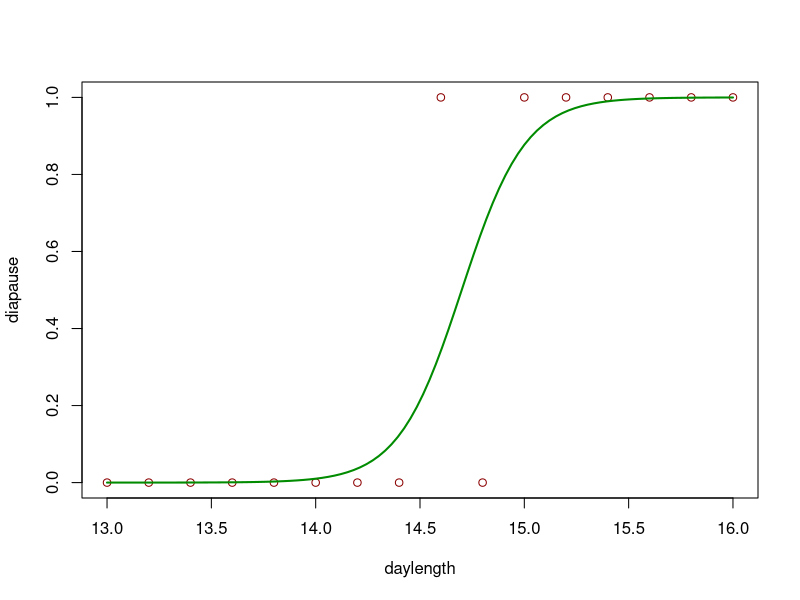
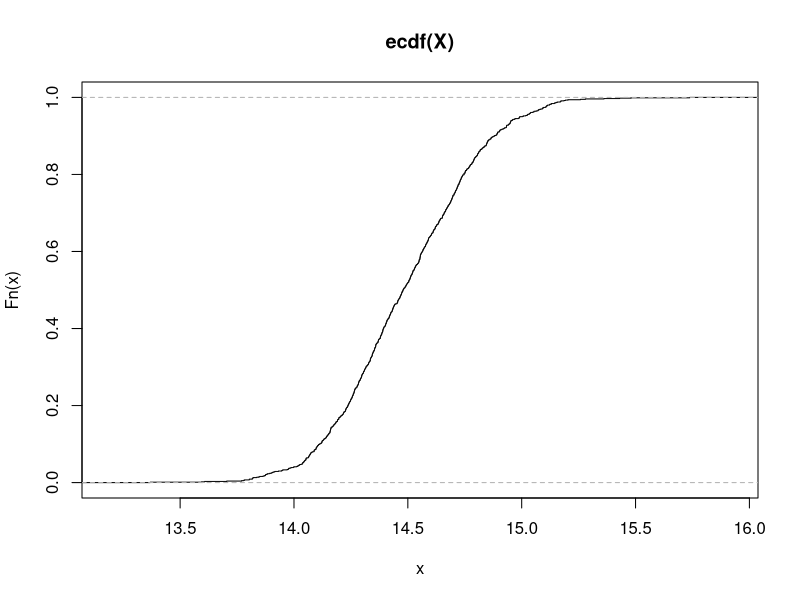
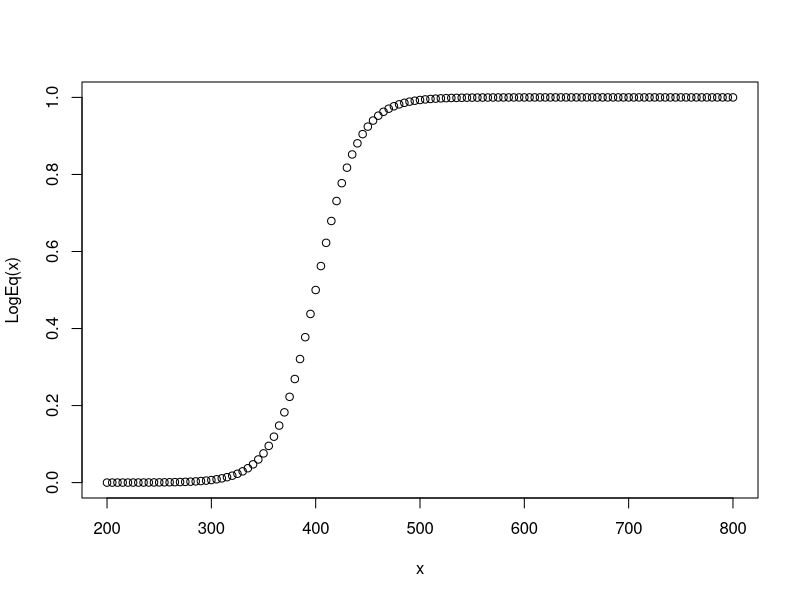

These charts were generated, in order, by the following R code:
# photoperiod function from Forsythe et al. 1995
# matches 'geosphere' package output if no twilight

lat <- 44.56
doy <- 226
# p <- 0.8333 # only option in 'geosphere' package
p <- 6 # civil twilight as in Taylor 1986 recommendation
# p <- 1.5 # 25% twilight as in Grevstad & Coop 2015

photoperiod <- function(lat, doy, p){
  theta <- 0.2163108 + 
    2 * atan(0.9671396 * tan(0.00860 * (doy - 186)))
  phi <- asin(0.39795 * cos(theta))
  D <- 24 - (24 / pi) * acos(
    (sin(p * pi / 180) + sin(lat * pi / 180) * sin(phi))/
      (cos(lat * pi / 180) * cos(phi))
  )
}


# testing logistic regression

df <- data.frame(daylength = seq(13, 16, .2),
                 diapause = c(0, 0, 0, 0, 0, 0, 0, 0, 1, 0, 1, 1, 1, 1, 1, 1))
mod <- glm(diapause ~ daylength, data = df, family = binomial(link = "logit"))

newdat <- data.frame(daylength = seq(min(df$daylength), max(df$daylength), len=100))
newdat$diapause = predict(mod, newdata=newdat, type="response")
plot(diapause~daylength, data=df, col="red4")
lines(diapause~daylength, newdat, col="green4", lwd=2)

# inverse prediction at 50% diapause
# Dan Bean did this in JMP
doses <- MASS::dose.p(mod, cf = c(1,2), p = seq(0.1, .9, .01))

predict(mod, newdata = data.frame(daylength = 14), type = "link", se.fit = TRUE)
predict(mod, newdata = data.frame(daylength = 14), type = "response", se.fit = TRUE)

X = rnorm(n = 1000, mean = 14.5, sd = .3) 
P = ecdf(X)   
plot(P) 


# from Broatch

LogEq <- function(x){
  a <- 0
  b <- .05
  c <- 1
  m <- 400
  y <- a + c / (1 + exp(-b * (x - m)))
}

x <- seq(200, 800, 5)
plot(x, LogEq(x))


sims <- rnorm(1000, 500, 50)
isims <- boot::inv.logit(sims)


